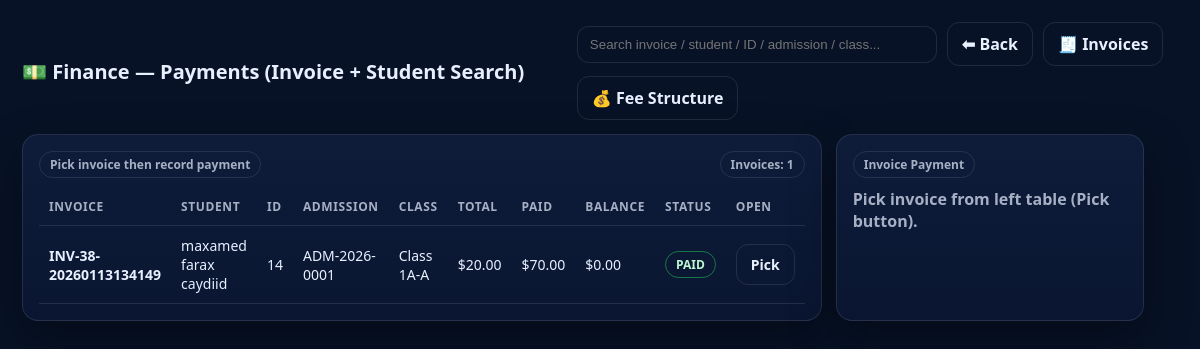
The page /school/finance_payments.php (signed in) on the database its author committed.
### tables this page shows
CREATE TABLE `student_invoices` (
  `invoice_id` bigint(20) NOT NULL,
  `enrollment_id` bigint(20) NOT NULL,
  `invoice_no` varchar(40) NOT NULL,
  `issue_date` date NOT NULL,
  `due_date` date NOT NULL,
  `status` enum('DRAFT','ISSUED','PAID','PARTIAL','CANCELLED') NOT NULL DEFAULT 'ISSUED',
  `created_by` bigint(20) DEFAULT NULL,
  `created_at` timestamp NOT NULL DEFAULT current_timestamp()
);

CREATE TABLE `students` (
  `student_id` bigint(20) NOT NULL,
  `user_id` bigint(20) DEFAULT NULL,
  `admission_no` varchar(40) DEFAULT NULL,
  `first_name` varchar(60) NOT NULL,
  `middle_name` varchar(60) NOT NULL,
  `last_name` varchar(60) NOT NULL,
  `mother_full_name` varchar(150) NOT NULL,
  `gender` enum('M','F') DEFAULT NULL,
  `dob` date DEFAULT NULL,
  `nationality` varchar(80) DEFAULT NULL,
  `place_of_birth` varchar(120) DEFAULT NULL,
  `profile_photo_url` text DEFAULT NULL,
  `phone` varchar(30) DEFAULT NULL,
  `address` varchar(255) DEFAULT NULL,
  `emergency_contact_name` varchar(150) DEFAULT NULL,
  `emergency_contact_phone` varchar(30) DEFAULT NULL,
  `status` enum('ACTIVE','INACTIVE') NOT NULL DEFAULT 'ACTIVE',
  `created_at` timestamp NOT NULL DEFAULT current_timestamp()
);

### school/finance_payments.php (the view, shortened to what this page needs)
<?php
require_once __DIR__ . "/conncation.php";
if (!function_exists("h")) {
  function h($v): string { return htmlspecialchars((string)$v, ENT_QUOTES, "UTF-8"); }
}
$invoices = $conn->query("
  SELECT i.invoice_id, i.invoice_no, i.issue_date, i.due_date, i.status,
         s.student_id, s.admission_no,
         CONCAT(s.first_name,' ',s.middle_name,' ',s.last_name) AS student_name,
         CONCAT(g.grade_name,'-',sec.section_name) AS class_name,
         y.year_name,
         (SELECT IFNULL(SUM(amount),0) FROM invoice_items WHERE invoice_id=i.invoice_id) AS total,
         (SELECT IFNULL(SUM(amount),0) FROM payments WHERE invoice_id=i.invoice_id) AS paid
  FROM student_invoices i
  JOIN enrollments e ON e.enrollment_id=i.enrollment_id
  JOIN students s ON s.student_id=e.student_id
  JOIN academic_years y ON y.year_id=e.year_id
  JOIN sections sec ON sec.section_id=e.section_id
  JOIN grades g ON g.grade_id=sec.grade_id
  ORDER BY i.invoice_id DESC
  LIMIT 300
")->fetch_all(MYSQLI_ASSOC);
$inv = null;
?>
<!doctype html>
<html lang="en">
<head>
</head>
<body>
<div class="wrap">
  <div class="top">
    <h1 class="title">💵 Finance — Payments (Invoice + Student Search)</h1>
    <div class="row">
      <input id="invSearch" class="search" type="text" placeholder="Search invoice / student / ID / admission / class..." />
      <a class="btn btn-ghost" href="dashboardadmin.php">⬅ Back</a>
      <a class="btn btn-ghost" href="finance_invoices.php">🧾 Invoices</a>
      <a class="btn btn-ghost" href="fee_structure.php">💰 Fee Structure</a>
    </div>
  </div>
  <div class="grid2">
    <div class="card">
      <div class="row" style="justify-content:space-between;">
        <div class="pill">Pick invoice then record payment</div>
        <div class="pill">Invoices: <?= count($invoices) ?></div>
      </div>
      <div style="overflow:auto; margin-top:10px; max-height:520px;">
        <table id="invTable">
          <thead>
            <tr>
              <th>Invoice</th>
              <th>Student</th>
              <th>ID</th>
              <th>Admission</th>
              <th>Class</th>
              <th>Total</th>
              <th>Paid</th>
              <th>Balance</th>
              <th>Status</th>
              <th style="width:110px;">Open</th>
            </tr>
          </thead>
          <tbody>
            <?php foreach($invoices as $r):
              $total=(float)$r["total"]; $paid=(float)$r["paid"]; $bal=max(0,$total-$paid);
              $st=(string)$r["status"];
              $cls="issued";
              if($st==="PAID") $cls="paid";
              else if($st==="PARTIAL") $cls="partial";
              else if($st==="CANCELLED") $cls="cancel";
            ?>
              <tr>
                <td><b><?= h($r["invoice_no"]) ?></b></td>
                <td><?= h($r["student_name"]) ?></td>
                <td><?= (int)$r["student_id"] ?></td>
                <td><?= h($r["admission_no"] ?: "—") ?></td>
                <td><?= h($r["class_name"]) ?></td>
                <td>$<?= number_format($total,2) ?></td>
                <td>$<?= number_format($paid,2) ?></td>
                <td>$<?= number_format($bal,2) ?></td>
                <td><span class="badge <?= $cls ?>"><?= h($st) ?></span></td>
                <td><a class="btn btn-ghost" href="finance_payments.php?invoice_id=<?= (int)$r["invoice_id"] ?>">Pick</a></td>
              </tr>
            <?php endforeach; ?>
          </tbody>
        </table>
      </div>
    </div>
    <div class="card">
      <div class="row" style="justify-content:space-between;">
        <div class="pill">Invoice Payment</div>
      </div>
      <?php if(!$inv): ?>
        <div style="margin-top:10px; color:var(--muted); font-weight:800;">
          Pick invoice from left table (Pick button).
        </div>
      <?php endif; ?>
    </div>
  </div>
</div>
</body>
</html>

### school/finance_payments.php (style rules this page uses)
:root { --bg:#071226; --card:#0e1c3a; --card2:#0a1631; --text:#e8f0ff; --muted:rgba(232,240,255,.7); --border:rgba(255,255,255,.10); --blue:#2d6cff; --green:#22c55e; --red:#ef4444; --amber:#f59e0b; --radius:16px; }
* { box-sizing:border-box }
body { margin:0; font-family:system-ui,Segoe UI,Arial; background:var(--bg); color:var(--text) }
.wrap { max-width:1350px; margin:0 auto; padding:22px }
.top { display:flex; gap:12px; align-items:center; justify-content:space-between; flex-wrap:wrap }
.title { font-size:20px; font-weight:900; margin:0 }
.card { background:linear-gradient(180deg,var(--card),var(--card2)); border:1px solid var(--border); border-radius:var(--radius); box-shadow:0 18px 45px rgba(0,0,0,.35); padding:16px }
.row { display:flex; gap:10px; align-items:center; flex-wrap:wrap }
.btn { border:0; border-radius:12px; padding:10px 14px; font-weight:900; cursor:pointer; text-decoration:none; display:inline-block }
.btn-ghost { background:transparent; border:1px solid var(--border); color:var(--text) }
input,select { width:100%; padding:10px 12px; border-radius:12px; border:1px solid var(--border); background:#071226; color:var(--text); outline:none }
.grid2 { display:grid; grid-template-columns: 1.1fr .9fr; gap:14px; margin-top:14px }
table { width:100%; border-collapse:collapse }
th,td { padding:10px; border-bottom:1px solid var(--border); font-size:14px }
th { text-align:left; color:var(--muted); font-size:12px; text-transform:uppercase; letter-spacing:.05em }
.pill { display:inline-block; padding:4px 10px; border-radius:999px; border:1px solid var(--border); font-size:12px; color:var(--muted); font-weight:900 }
.badge { display:inline-block; padding:4px 10px; border-radius:999px; font-size:12px; font-weight:900; border:1px solid var(--border) }
.paid { border-color:rgba(34,197,94,.55); color:#bbf7d0 }
.search { max-width:360px }

### rows shown on the page
student_invoices: invoice_no "INV-38-20260113134149", student_name "maxamed farax caydiid", students.student_id "14", students.admission_no "ADM-2026-0001", class_name "Class 1A-A", total "20.00", paid "70.00", bal "0.00", status "PAID"

### other values the page prints
count($invoices) "1"
